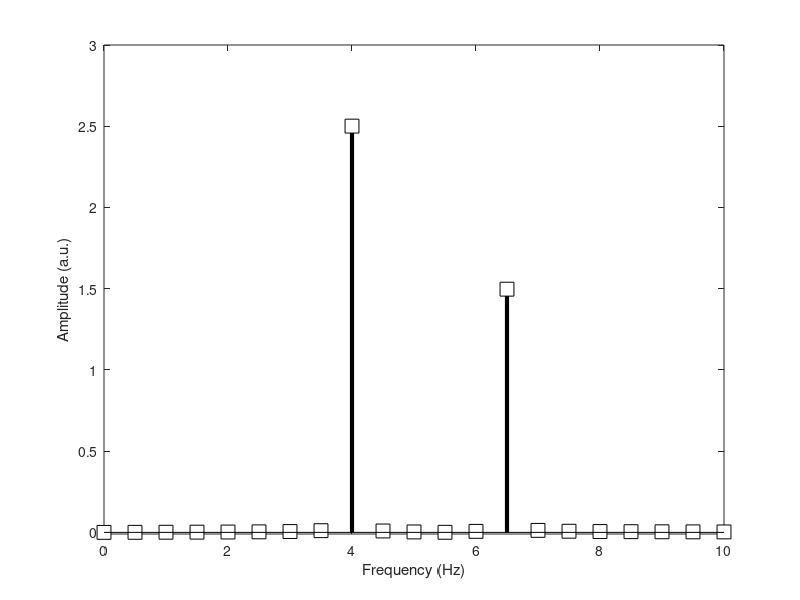
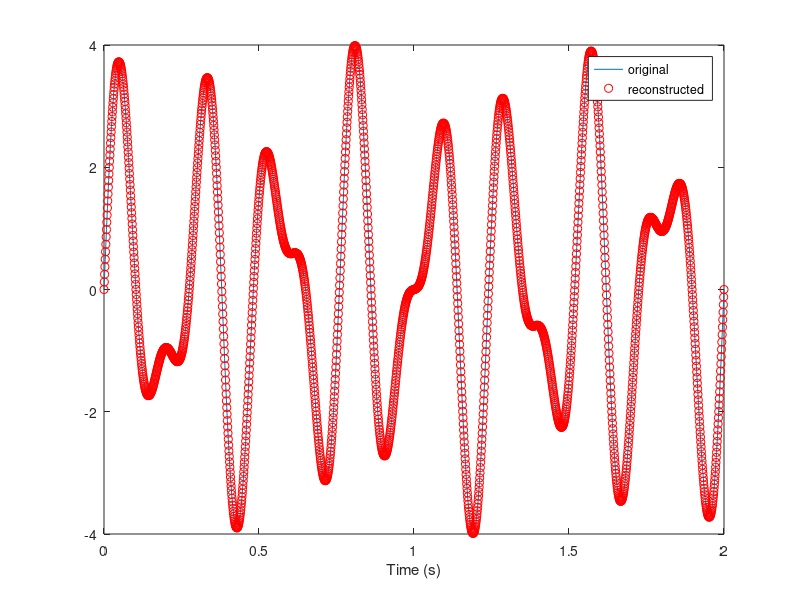
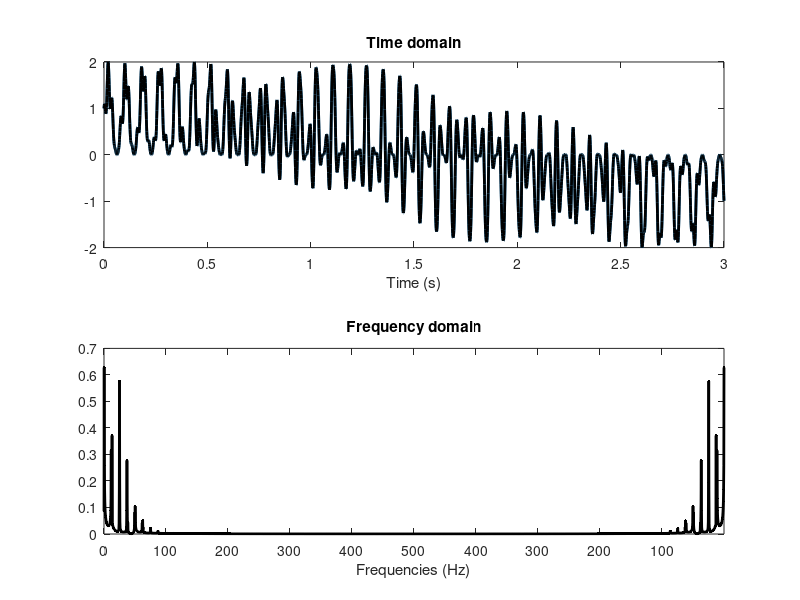
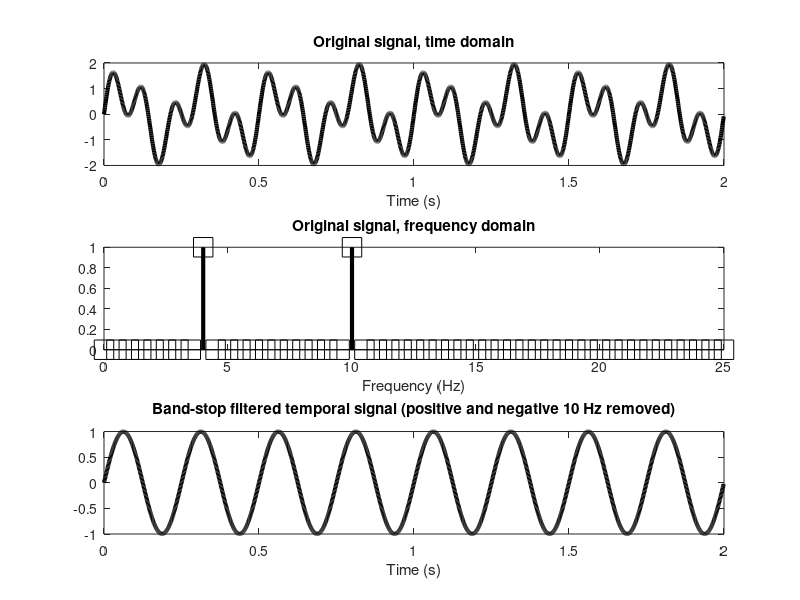

Reproduce these figures in MATLAB, in order.
%%
%     COURSE: Understand the Fourier transform and its applications
%    SECTION: The discrete inverse Fourier transform
%      VIDEO: How and why it works
% Instructor: mikexcohen.com
%
%%
clear, clc

%% first, the forward Fourier transform

% create the signal
srate  = 1000; % hz
time   = 0:1/srate:2; % time vector in seconds
pnts   = length(time); % number of time points
signal = 2.5 * sin( 2*pi*4*time ) ...
       + 1.5 * sin( 2*pi*6.5*time );


% prepare the Fourier transform
fourTime = (0:pnts-1)/pnts;
fCoefs   = zeros(size(signal));

for fi=1:pnts
    
    % create complex sine wave
    csw = exp( -1i*2*pi*(fi-1)*fourTime );
    
    % compute dot product between sine wave and signal
    fCoefs(fi) = sum( signal.*csw );
    % these are called the Fourier coefficients
end

% extract amplitudes
ampls = abs(fCoefs) / pnts;
ampls(2:end) = 2*ampls(2:end);

% compute frequencies vector
hz = linspace(0,srate/2,floor(pnts/2)+1);

figure(1), clf
plot(hz,ampls(1:length(hz)),'s-')
% better:
stem(hz,ampls(1:length(hz)),'ks-','linew',3,'markersize',10,'markerfacecolor','w')

% make plot look a bit nicer
set(gca,'xlim',[0 10],'ylim',[-.01 3])
xlabel('Frequency (Hz)'), ylabel('Amplitude (a.u.)')

%% the inverse Fourier transform

% initialize time-domain reconstruction
reconSignal = zeros(size(signal));

for fi=1:pnts
    
    % create coefficient-modulated complex sine wave
    csw = fCoefs(fi) * exp( 1i*2*pi*(fi-1)*fourTime );
    
    % sum them together
    reconSignal = reconSignal + csw;
end

% divide by N
reconSignal = reconSignal/pnts;

figure(2), clf
plot(time,signal)
hold on
plot(time,real(reconSignal),'ro')
legend({'original';'reconstructed'})
xlabel('Time (s)')

%% one frequency at a time

clear

% set parameters
srate = 1000;
time  = 0:1/srate:3;
pnts  = length(time);

% create multispectral signal
signal  = (1+sin(2*pi*12*time)) .* cos(sin(2*pi*25*time)+time);

% prepare the Fourier transform
fourTime = (0:pnts-1)/pnts;
fCoefs   = zeros(size(signal));

% here is the Fourier transform...
for fi=1:pnts
    csw = exp( -1i*2*pi*(fi-1)*fourTime );
    fCoefs(fi) = sum( signal.*csw ) / pnts;
end

% frequencies in Hz (goes up to srate just as a coding trick for later visualization)
hz = linspace(0,srate,pnts);


% setup plotting...
figure(3), clf
subplot(211)
plot(time,signal,'linew',2), hold on
sigh = plot(time,signal,'k','linew',2);
xlabel('Time (s)')
title('Time domain')

subplot(212)
powh = plot(1,'k','linew',2);
set(gca,'xlim',hz([1 end]),'xtick',0:100:900,'xticklabel',[0:100:500 400:-100:100])
title('Frequency domain')
xlabel('Frequencies (Hz)')


% initialize the reconstructed signal
reconSignal = zeros(size(signal));

% inverse Fourier transform here
for fi=1:pnts
    
    % create coefficient-modulated complex sine wave
    csw = fCoefs(fi) * exp( 1i*2*pi*(fi-1)*fourTime );
    
    % sum them together
    reconSignal = reconSignal + csw;
    
    % update plot for some frequencies
    if fi<dsearchn(hz',100) || fi>dsearchn(hz',srate-100)
        set(sigh,'YData',real(reconSignal)) % update signal
        set(powh,'XData',hz(1:fi),'YData',2*abs(fCoefs(1:fi))) % update amplitude spectrum
        pause(.05)
    end
end

%%
%     COURSE: Understand the Fourier transform and its applications
%    SECTION: The discrete inverse Fourier transform
%      VIDEO: Inverse Fourier transform for bandstop filtering
% Instructor: mikexcohen.com
%
%%


%% bandpass filter

% simulation params
srate = 1000;
time  = 0:1/srate:2-1/srate;
pnts  = length(time);

% signal 
signal = sin(2*pi*4*time) + sin(2*pi*10*time);


% Fourier transform
fourTime = (0:pnts-1)/pnts;
fCoefs   = zeros(size(signal));
for fi=1:pnts
    csw = exp( -1i*2*pi*(fi-1)*fourTime );
    fCoefs(fi) = sum( signal.*csw ) / pnts;
end

% frequencies in Hz
hz = linspace(0,srate/2,floor(pnts/2)+1);

% find the coefficient for 10 Hz
freqidx = dsearchn(hz',10);

% set that coefficient to zero
fCoefsMod = fCoefs;
fCoefsMod(freqidx) = 0;

% account for the negative frequency as well
fCoefsMod(end-freqidx+2) = 0;


% and compute inverse
reconMod = zeros(size(signal));
for fi=1:pnts
    csw = fCoefsMod(fi) * exp( 1i*2*pi*(fi-1)*fourTime );
    reconMod = reconMod + csw;
end


% now plot
figure(4), clf

% plot original signal
subplot(311)
plot(time,signal,'k','linew',3)
title('Original signal, time domain')
xlabel('Time (s)')

% plot original amplitude spectrum
subplot(312)
stem(hz,2*abs(fCoefs(1:length(hz))),'ks-','linew',3,'markersize',14)
set(gca,'xlim',[0 25])
title('Original signal, frequency domain')
xlabel('Frequency (Hz)')


% and plot modulated time series
subplot(313)
plot(time,real(reconMod),'k','linew',3)
title('Band-stop filtered temporal signal (positive and negative 10 Hz removed)')
xlabel('Time (s)')

%% end.

% Interested in more courses? See sincxpress.com 
% Use code MXC-DISC4ALL for the lowest price for all courses.
